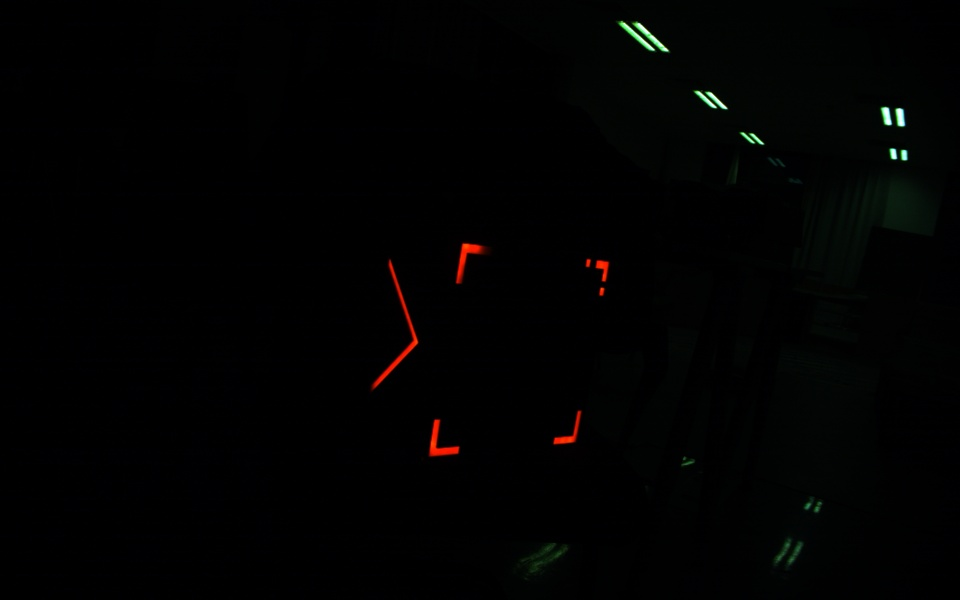
//> input picture images/input/20211742189.jpg, 960 x 600 px
$ ./main images/input/20211742189.jpg   (built with g++ and OpenCV 4)
//> lines starting //> are read from the running program, lines starting //| are printed output that depends on the picture; after the words box and inside, x2 and y2 are one past the last pixel; in counts of white or black regions, pixels touching at a corner belong together
#include <opencv2/opencv.hpp>
#include <iostream>
#include <cmath>
#include <vector>
#include <limits>
#include <algorithm>

// 计算两点之间的距离
double distance(const cv::Point2f& p1, const cv::Point2f& p2) {
    return std::sqrt((p1.x - p2.x) * (p1.x - p2.x) + (p1.y - p2.y) * (p1.y - p2.y));
}

// 计算三角形的面积
double triangleArea(const std::vector<cv::Point2f>& triangle) {
    return std::abs(triangle[0].x * (triangle[1].y - triangle[2].y) +
                    triangle[1].x * (triangle[2].y - triangle[0].y) +
                    triangle[2].x * (triangle[0].y - triangle[1].y)) / 2.0;
}

// 计算两条直线的夹角
double angleBetweenLines(const cv::Point2f& p1, const cv::Point2f& p2, const cv::Point2f& p3, const cv::Point2f& p4) {
    double dx1 = p2.x - p1.x;
    double dy1 = p2.y - p1.y;
    double dx2 = p4.x - p3.x;
    double dy2 = p4.y - p3.y;
    double dotProduct = dx1 * dx2 + dy1 * dy2;
    double magnitude1 = std::sqrt(dx1 * dx1 + dy1 * dy1);
    double magnitude2 = std::sqrt(dx2 * dx2 + dy2 * dy2);
    return std::acos(dotProduct / (magnitude1 * magnitude2));
}

// 用绿线连接四个点
void drawShape(cv::Mat& image, std::vector<cv::Point2f>& points) {
    // 按顺时针顺序排序点
    cv::Point2f center(0, 0);
    for (const auto& point : points) {
        center += point;
    }
    center *= (1.0 / points.size());

    std::sort(points.begin(), points.end(), [&center](const cv::Point2f& a, const cv::Point2f& b) {
        double angleA = std::atan2(a.y - center.y, a.x - center.x);
        double angleB = std::atan2(b.y - center.y, b.x - center.x);
        return angleA < angleB;
    });

    for (int i = 0; i < 4; i++) {
        cv::line(image, points[i], points[(i + 1) % 4], cv::Scalar(0, 255, 0), 2);
    }
}

int main(int argc, char** argv) {
    // 检查命令行参数
    if (argc != 2) {
        std::cerr << "用法: " << argv[0] << " <输入图片文件名>" << std::endl;
        return -1;
    }

    // 读取命令行输入的文件名
    std::string input_filename = argv[1];
    std::string input_path = "../images/input/" + input_filename;

    // 读取输入图片
    cv::Mat input = cv::imread(input_path);
//> input is the input picture: 600 rows x 960 cols, CV_8UC3; mean B, G, R 1.5, 1.9, 1.7
    if (input.empty()) {
        std::cerr << "无法读取图片: " << input_path << std::endl;
        return -1;
    }

    // 高斯模糊
    cv::Mat blurred;
    cv::GaussianBlur(input, blurred, cv::Size(5, 5), 0);

    // 转换到HSV颜色空间
    cv::Mat hsv;
    cv::cvtColor(blurred, hsv, cv::COLOR_BGR2HSV);
//> hsv: 600 rows x 960 cols, CV_8UC3; mean H, S, V 32.1, 67, 2.7

    // 创建红色掩码
    cv::Mat red_mask1, red_mask2, red_mask;
    cv::inRange(hsv, cv::Scalar(0, 100, 100), cv::Scalar(10, 255, 255), red_mask1);
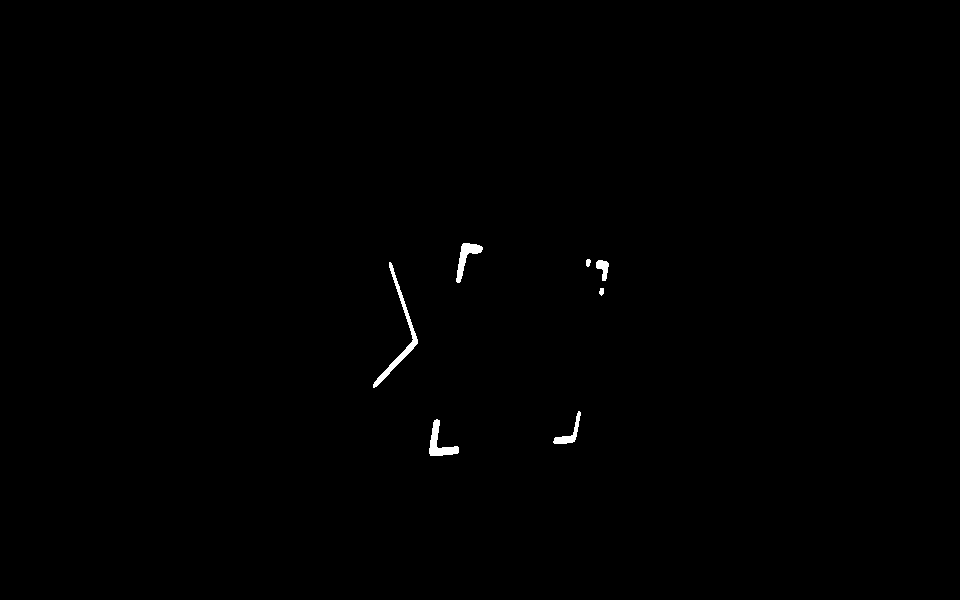
//> red_mask1: 600 rows x 960 cols, CV_8UC1; 0.34% white; 7 white regions, largest, box (x1, y1, x2, y2) and area: (373, 262, 418, 388) 659, (429, 419, 459, 456) 429, (456, 243, 483, 283) 384
    cv::inRange(hsv, cv::Scalar(160, 100, 100), cv::Scalar(179, 255, 255), red_mask2);
//> red_mask2: 600 rows x 960 cols, CV_8UC1; every value is 0
    cv::bitwise_or(red_mask1, red_mask2, red_mask);

    // 二值化
    cv::threshold(red_mask, red_mask, 64, 255, cv::THRESH_BINARY);

    // 形态学操作（腐蚀和膨胀）
    cv::Mat kernel = cv::getStructuringElement(cv::MORPH_RECT, cv::Size(5, 5));
    cv::morphologyEx(red_mask, red_mask, cv::MORPH_CLOSE, kernel);
//> red_mask: 600 rows x 960 cols, CV_8UC1; 0.34% white; 7 white regions

    // 查找轮廓
    std::vector<std::vector<cv::Point>> contours;
    cv::findContours(red_mask, contours, cv::RETR_EXTERNAL, cv::CHAIN_APPROX_SIMPLE);
//> contours = 7 contours; box (x1, y1, x2, y2) and area: (373, 262, 418, 388) 532, (429, 419, 459, 456) 372, (456, 243, 483, 283) 333, (553, 411, 581, 444) 204, (596, 260, 609, 281) 136, (586, 259, 591, 267) 22, (599, 288, 604, 296) 22

    // 绘制每个轮廓的最小外接三角形并标出张角最大的点
    cv::Mat output = input.clone();
    cv::Scalar triangleColor(0, 255, 0);
    cv::Scalar maxAnglePointColor(255, 255, 255);
    cv::Scalar rightTopPointColor(255, 0, 0);

    cv::Point2f maxXMinusXPoint(-1, -1);
    double maxXMinusXValue = -std::numeric_limits<double>::infinity();

    std::vector<std::pair<std::vector<cv::Point2f>, double>> triangles;

    for (const auto& contour : contours) {
        std::vector<cv::Point2f> triangle;
        cv::minEnclosingTriangle(contour, triangle);

        // 计算三角形面积
        double area = triangleArea(triangle);
        triangles.push_back({triangle, area});
    }
//> this loop made 7 passes
//> (triangle, area) on passes 2, 3, 5, 6: (3 Points (x, y): [581.4, 407.1], [549.6, 443], [574.9, 443], 454.6), (3 Points (x, y): [597, 291], [603, 297], [603, 285], 36), (3 Points (x, y): [609, 260], [592.8, 260], [604.7, 285.8], 209.7), (3 Points (x, y): [592, 259], [586, 259], [586, 271], 36)

    // 如果外接三角形等于7个，去掉面积最小的两个
    if (triangles.size() == 7 || triangles.size() == 6) {
        std::sort(triangles.begin(), triangles.end(), [](const std::pair<std::vector<cv::Point2f>, double>& a, const std::pair<std::vector<cv::Point2f>, double>& b) {
            return a.second < b.second;
        });
        triangles.erase(triangles.begin(), triangles.begin() + 2);
//> triangles = 5 items
    }

    std::vector<cv::Point2f> whitePoints;

    for (const auto& triangle : triangles) {
        // 绘制最小外接三角形
        // for (size_t i = 0; i < 3; i++) {
        //    cv::line(output, triangle.first[i], triangle.first[(i + 1) % 3], triangleColor, 2);
        //}

        // 找到张角最大的点
        double maxOppositeSideLength = 0;
        cv::Point2f maxAnglePoint;
        for (size_t i = 0; i < 3; i++) {
            double oppositeSideLength = distance(triangle.first[(i + 1) % 3], triangle.first[(i + 2) % 3]);
            if (oppositeSideLength > maxOppositeSideLength) {
                maxOppositeSideLength = oppositeSideLength;
                maxAnglePoint = triangle.first[i];
            }
        }

        // 用白点标出张角最大的点
        cv::circle(output, maxAnglePoint, 5, maxAnglePointColor, -1);
        whitePoints.push_back(maxAnglePoint);

        // 更新 y - x 值最大的点
        double xMinusXValue = maxAnglePoint.x - maxAnglePoint.y;
        if (xMinusXValue > maxXMinusXValue) {
            maxXMinusXValue = xMinusXValue;
            maxXMinusXPoint = maxAnglePoint;
        }
    }
//> this loop made 5 passes
//> (maxOppositeSideLength, xMinusXValue, maxXMinusXValue, maxXMinusXPoint) on pass 1: (28.46, 349, 349, Point(609, 260))
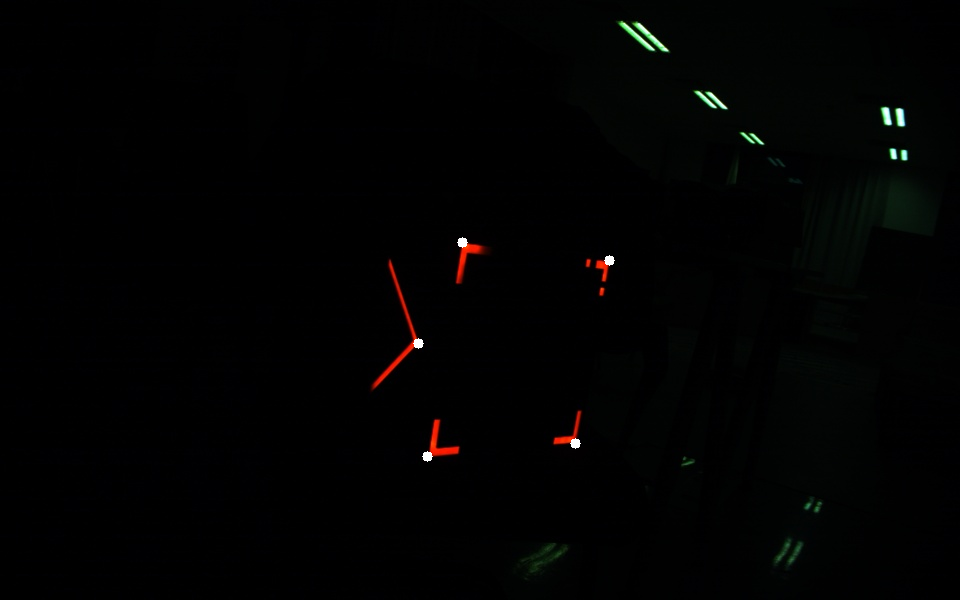
//> output: 600 rows x 960 cols, CV_8UC3; 0.07% of pixels changed, all inside (x1, y1, x2, y2) = (413, 237, 615, 462)
//> after the loop, maxXMinusXValue = 349

    // 用蓝点标出 y - x 值最大的点
    if (maxXMinusXPoint.x != -1) {
        cv::circle(output, maxXMinusXPoint, 5, rightTopPointColor, -1);
//> output: 600 rows x 960 cols, CV_8UC3; 81 pixels changed, all inside (x1, y1, x2, y2) = (604, 255, 615, 266)
    }

    // 找到四个点形成夹角最接近平行的两条直线
    std::vector<cv::Point2f> selectedPoints;
    double minAngleDifference = std::numeric_limits<double>::infinity();

    for (size_t i = 0; i < whitePoints.size(); i++) {
        for (size_t j = i + 1; j < whitePoints.size(); j++) {
            for (size_t k = j + 1; k < whitePoints.size(); k++) {
                for (size_t l = k + 1; l < whitePoints.size(); l++) {
                    std::vector<cv::Point2f> points = { whitePoints[i], whitePoints[j], whitePoints[k], whitePoints[l] };
                    // 检查所有可能的两条线段组合
                    double angle1 = angleBetweenLines(points[0], points[1], points[2], points[3]);
                    double angle2 = angleBetweenLines(points[0], points[2], points[1], points[3]);
                    double angle3 = angleBetweenLines(points[0], points[3], points[1], points[2]);
                    double minCurrentAngleDifference = std::min({std::abs(angle1), std::abs(angle2), std::abs(angle3)});
                    if (minCurrentAngleDifference < minAngleDifference) {
                        minAngleDifference = minCurrentAngleDifference;
                        selectedPoints = points;
                    }
                }
            }
        }
    }
//> this loop made 5 passes
//> after the loop, minAngleDifference = 0.0251; selectedPoints = 4 Points (x, y): [609, 260], [574.9, 443], [461.7, 241.9], [427.2, 456.5]

    if (!selectedPoints.empty()) {
        drawShape(output, selectedPoints);
//> the loop in drawShape, `for (const auto& point : points)` made 4 passes
//> (point, center) on passes 2 to 4: (Point(574.9, 443), Point(1183.9, 703)), (Point(461.7, 242), Point(1645.6, 945)), (Point(427.3, 456.5), Point(2072.8, 1401.4))
//> in drawShape, `center *= (1.0 / points.size());`: center = Point(518.2, 350.4)
//> in drawShape, `std::sort(points.begin(), points.end(), [&center](const cv::Point2f& a..`: points = 4 Points (x, y): [461.7, 241.9], [609, 260], [574.9, 443], [427.2, 456.5]
//> after the loop in drawShape, `for (int i = 0; i < 4; i++)`:
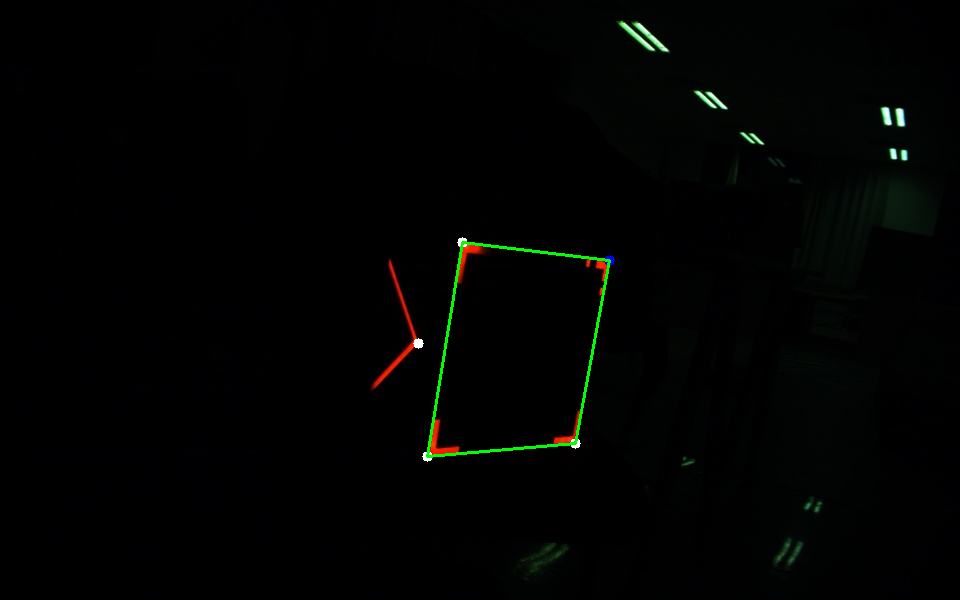
//> image: 600 rows x 960 cols, CV_8UC3; mean B, G, R 1.6, 2.9, 1.7
//> selectedPoints has the same summary as points in drawShape
    }

    // 排除这四个maxAnglePoint
    std::vector<cv::Point2f> remainingPoints;
    for (const auto& point : whitePoints) {
        if (std::find(selectedPoints.begin(), selectedPoints.end(), point) == selectedPoints.end()) {
            remainingPoints.push_back(point);
        }
    }
//> this loop made 5 passes
//> point on passes 1 to 5: Point(609, 260), Point(574.9, 443), Point(461.7, 242), Point(427.3, 456.5), Point(418.2, 342.6)

    // 对于剩下的一个maxAnglePoint所在的最小外接三角形，用白点标出其另外的两个顶点
    if (!remainingPoints.empty()) {
        for (const auto& triangle : triangles) {
            if (std::find(triangle.first.begin(), triangle.first.end(), remainingPoints[0]) != triangle.first.end()) {
                for (const auto& point : triangle.first) {
                    if (point != remainingPoints[0]) {
                        cv::circle(output, point, 5, maxAnglePointColor, -1);
                    }
                }
                break;
            }
        }
//> output: 600 rows x 960 cols, CV_8UC3; 162 pixels changed, all inside (x1, y1, x2, y2) = (367, 253, 396, 397)
    }

    // 生成输出文件名
    std::string output_filename = "output-" + input_filename;
    std::string output_path = "../images/output/" + output_filename;

    // 保存结果图片
    cv::imwrite(output_path, output);

    return 0;
}

$ run again, on images/input/20211815921.jpg
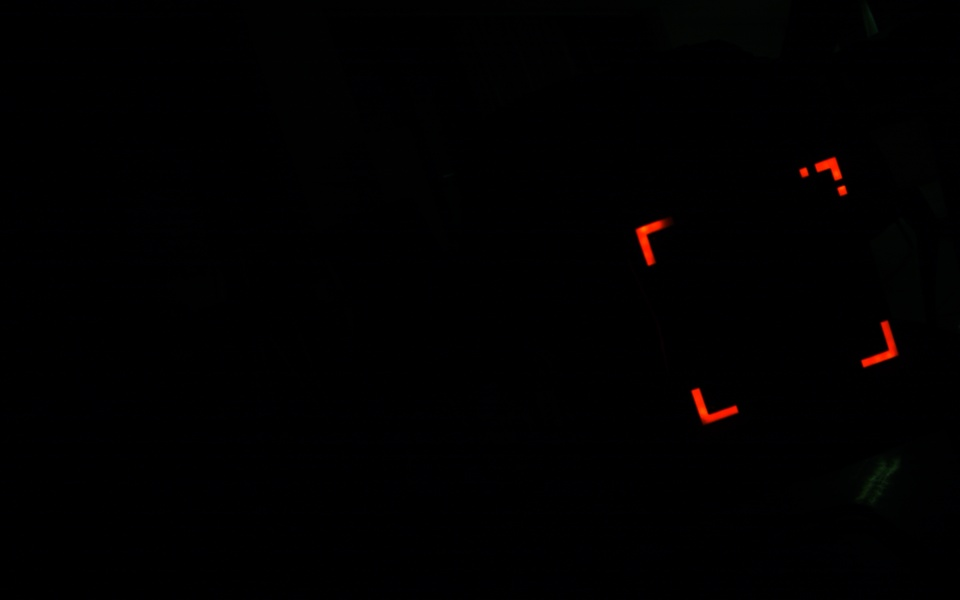
//> input picture images/input/20211815921.jpg, 960 x 600 px
//> input is the input picture: 600 rows x 960 cols, CV_8UC3; mean B, G, R 0.5, 0.5, 1.1
//> hsv: 600 rows x 960 cols, CV_8UC3; mean H, S, V 24.2, 51.2, 1.4
//> red_mask1: 600 rows x 960 cols, CV_8UC1; 0.38% white; 6 white regions, box (x1, y1, x2, y2) and area: (691, 388, 738, 423) 576, (636, 220, 665, 266) 551, (861, 321, 897, 367) 546, (815, 157, 842, 181) 342, (837, 185, 847, 196) 80, (800, 167, 809, 177) 68
//> red_mask2: 600 rows x 960 cols, CV_8UC1; every value is 0
//> red_mask: 600 rows x 960 cols, CV_8UC1; 0.38% white; 6 white regions
//> contours = 6 contours; box (x1, y1, x2, y2) and area: (691, 388, 738, 423) 510, (636, 220, 665, 266) 500, (861, 321, 897, 367) 483, (815, 157, 842, 181) 304, (837, 185, 847, 196) 66, (800, 167, 809, 177) 54
//> the loop `for (const auto& contour : contours)` made 6 passes
//> area on passes 1 to 3: 991.3, 966.2, 836.2
//> triangles = 4 items
//> the loop `for (const auto& triangle : triangles)` made 4 passes
//> (maxOppositeSideLength, xMinusXValue, maxXMinusXValue, maxXMinusXPoint) on pass 1: (42.56, 679, 679, Point(835, 156))
//> after the loop `for (const auto& triangle : triangles)`:
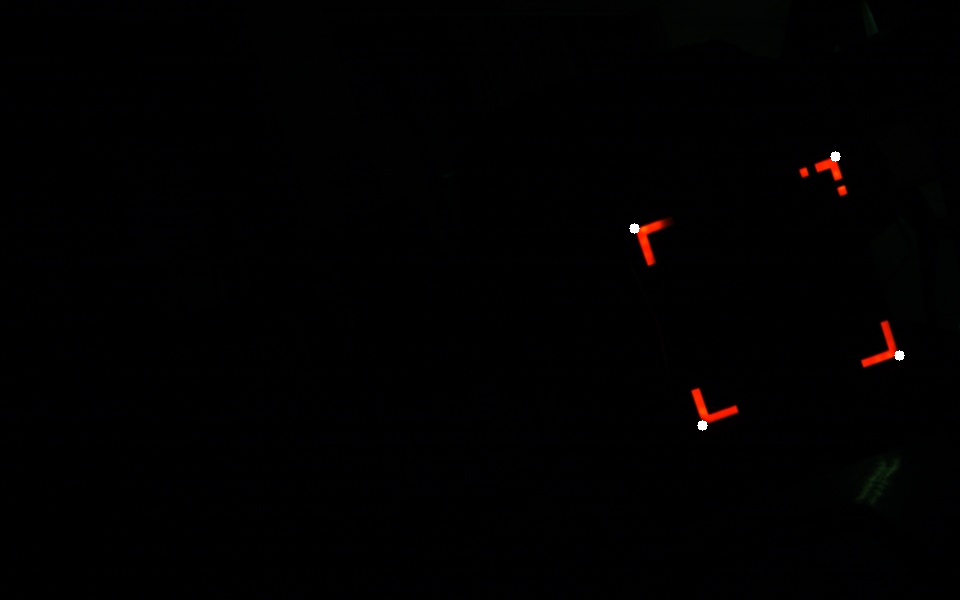
//> output: 600 rows x 960 cols, CV_8UC3; 0.06% of pixels changed, all inside (x1, y1, x2, y2) = (629, 151, 905, 431)
//> after the loop `for (const auto& triangle : triangles)`: maxXMinusXValue = 679
//> the loop `for (size_t i = 0; i < whitePoints.size(); i++)` made 4 passes
//> after the loop `for (size_t i = 0; i < whitePoints.size(); i++)`: minAngleDifference = 0.00278; selectedPoints = 4 Points (x, y): [835, 156], [633.7, 228.1], [898.8, 355.4], [702.1, 425.2]
//> the loop in drawShape, `for (const auto& point : points)` made 4 passes
//> (point, center) on passes 2 to 4: (Point(633.7, 228.1), Point(1468.7, 384.1)), (Point(898.8, 355.4), Point(2367.5, 739.5)), (Point(702.1, 425.2), Point(3069.6, 1164.7))
//> in drawShape, `center *= (1.0 / points.size());`: center = Point(767.4, 291.2)
//> points = 4 Points (x, y): [633.7, 228.1], [835, 156], [898.8, 355.4], [702.1, 425.2]
//> after the loop in drawShape, `for (int i = 0; i < 4; i++)`:
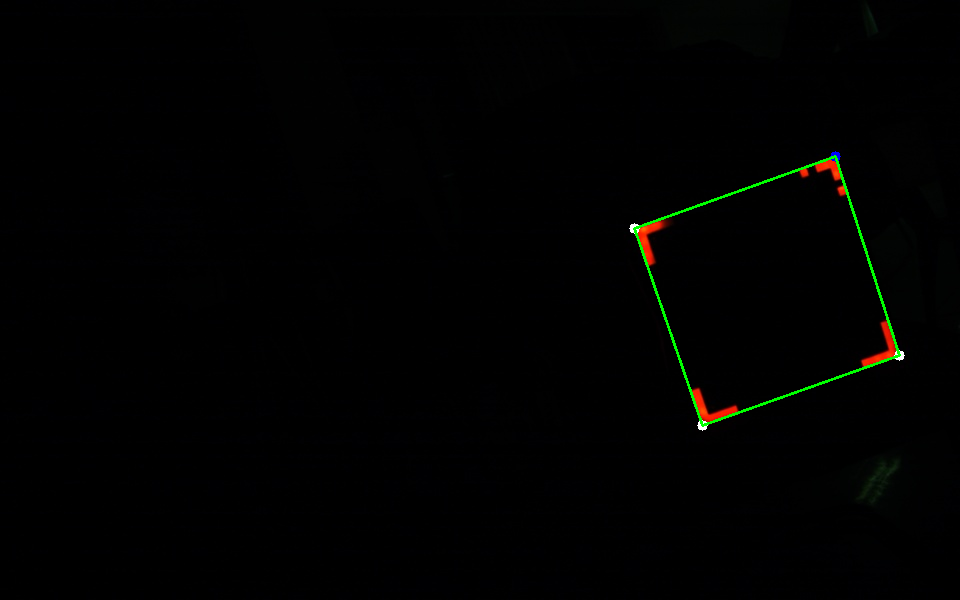
//> image: 600 rows x 960 cols, CV_8UC3; mean B, G, R 0.6, 1.5, 1.1
//> `drawShape(output, selectedPoints);`: selectedPoints has the same summary as points in drawShape
//> the loop `for (const auto& point : whitePoints)` made 4 passes
